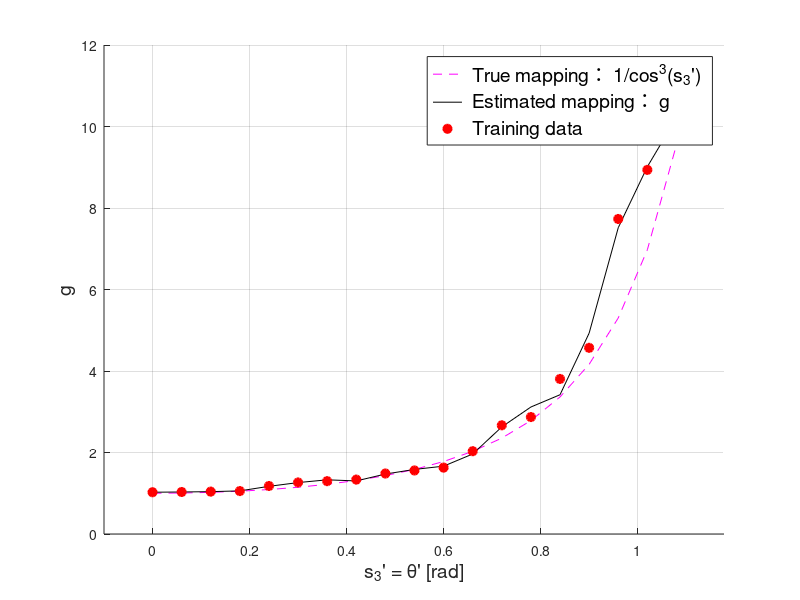
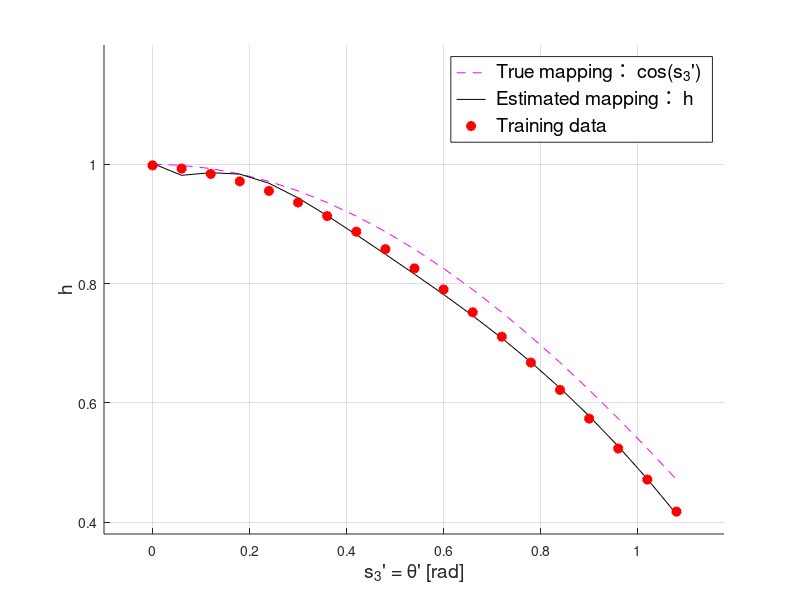

Write MATLAB code to recreate these figures, in order.
clear;
close all;
load('all_estimation_12pi_new.mat')

tic

%---サンプル収集と誤差関数の定義----------------------------------------------------

dk1 = 0.1;   % 時間刻み
K1fin = 1.9;  %シミュレーション終了時間, length(k) = Kfin + 1
k1 = [0:dk1:K1fin];

u1_b1 = ones(length(k1),1) * 0.5; % 並進速度
u2_b1 = ones(length(k1),1) * (0.6); % 回転角速度

si_b1 = zeros(length(k1),3); % 観測するセンサ変数 , s = (s1, s2, s3) = (x ,y, θ)
si_b1(1,:) = [1 1 pi/4];    % (s1, s2, s3)の初期値を設定

si_c1 = zeros(length(k1),3); % 補正後のセンサ変数(zi,z3空間と等しい)、結果比較用
si_c1(1,:) = [0 0 0];


imax_g = 20;
imax_h = 10;

mean_g = zeros(imax_g,3);
var_g = 1;

mean_h = zeros(imax_h,3);
var_h = 1;

for i = 1 : imax_g
    mean_g(i,1) = i * 0.1;
    mean_g(i,2) = i * 0.1;
    mean_g(i,3) = i * 0.1;
end

for i = 1 : imax_h
    mean_h(i,1) = i * 0.1 - 0.25;
    mean_h(i,2) = i * 0.1 - 0.25;
    mean_h(i,3) = i * 0.1 - 0.25;
end


phi_g = zeros(length(k1)-1,imax_g);
phi_h = zeros(length(k1)-1,imax_h);

w_g = zeros(imax_g,1);
w_h = zeros(imax_h,1);

g_est = zeros(length(k1)-1,1);
h_est = zeros(length(k1)-1,1);


for j = 1 : length(k1)-1

    for i = 1 : imax_g
        phi_g(j,i) = exp( - sqrt( (si_b1(j,1) - mean_g(i,1)) ^ 2 + (si_b1(j,2) - mean_g(i,2)) ^ 2 + (si_b1(j,3) - mean_g(i,3)) ^ 2 ) / (2 * var_g ^ 2) );
    end
    
    for i = 1 : imax_h
        phi_h(j,i) = exp( - sqrt( (si_b1(j,1) - mean_h(i,1)) ^ 2 + (si_b1(j,2) - mean_h(i,2)) ^ 2 + (si_b1(j,3) - mean_h(i,3)) ^ 2 ) / (2 * var_h ^ 2) );
    end

    if j < length(k1) - 1

        si_b1(j+1,3) = si_b1(j,3) + u2_b1(j+1) * dk1;
        si_b1(j+1,1) = si_b1(j,1) + u1_b1(j+1) * cos(si_b1(j+1,3)) * dk1;
        si_b1(j+1,2) = si_b1(j,2) + u1_b1(j+1) * sin(si_b1(j+1,3)) * dk1;

        si_c1(j+1,3) = si_c1(j,3) + u2_b1(j+1) * dk1;
        si_c1(j+1,1) = si_c1(j,1) + u1_b1(j+1) * cos(si_c1(j+1,3)) * dk1;
        si_c1(j+1,2) = si_c1(j,2) + u1_b1(j+1) * sin(si_c1(j+1,3)) * dk1;

    end

end


w_g = (transpose(phi_g) * phi_g) \ transpose(phi_g) * g_b1;
w_h = (transpose(phi_h) * phi_h) \ transpose(phi_h) * h_b1;


g_est = phi_g * w_g;
h_est = phi_h * w_h;


%---g,hのplot--------------------------------------------------------

figure;
hold on;
grid on;

axis([-0.1 1.178 0 12.0]) % π/2 ≒ 1.57

for i = 1 : length(k1)-1
    g_ans(i) = 1 / (cos(si_c1(i,3)) * cos(si_c1(i,3)) * cos(si_c1(i,3)));
end

plot(si_c1(1:length(k1)-1,3), g_ans(:), '--m', si_c1(1:length(k1)-1,3), g_est(:), '-k', si_c1(1:length(k1)-1,3), g_b1(:),'o','MarkerEdgeColor','red','MarkerFaceColor','red','LineWidth', 1.5)
xlabel("s_3' = θ' [rad]",'FontSize',14)
ylabel('g','FontSize',14)
legend(" True mapping： 1/cos^3(s_3')",' Estimated mapping： g',' Training data','FontSize',14)

hold off;


figure;
hold on;
grid on;

axis([-0.1 1.178 0.38 1.2]) % π/2 ≒ 1.57

plot(si_c1(1:length(k1)-1,3), cos(si_c1(1:length(k1)-1,3)), '--m', si_c1(1:length(k1)-1,3), h_est(:), '-k', si_c1(1:length(k1)-1,3), h_b1(:),'o','MarkerEdgeColor','red','MarkerFaceColor','red','LineWidth', 1.5)
xlabel("s_3' = θ' [rad]",'FontSize',14)
ylabel("h",'FontSize',14)
legend(" True mapping： cos(s_3')",' Estimated mapping： h',' Training data','FontSize',14)

hold off;



toc
